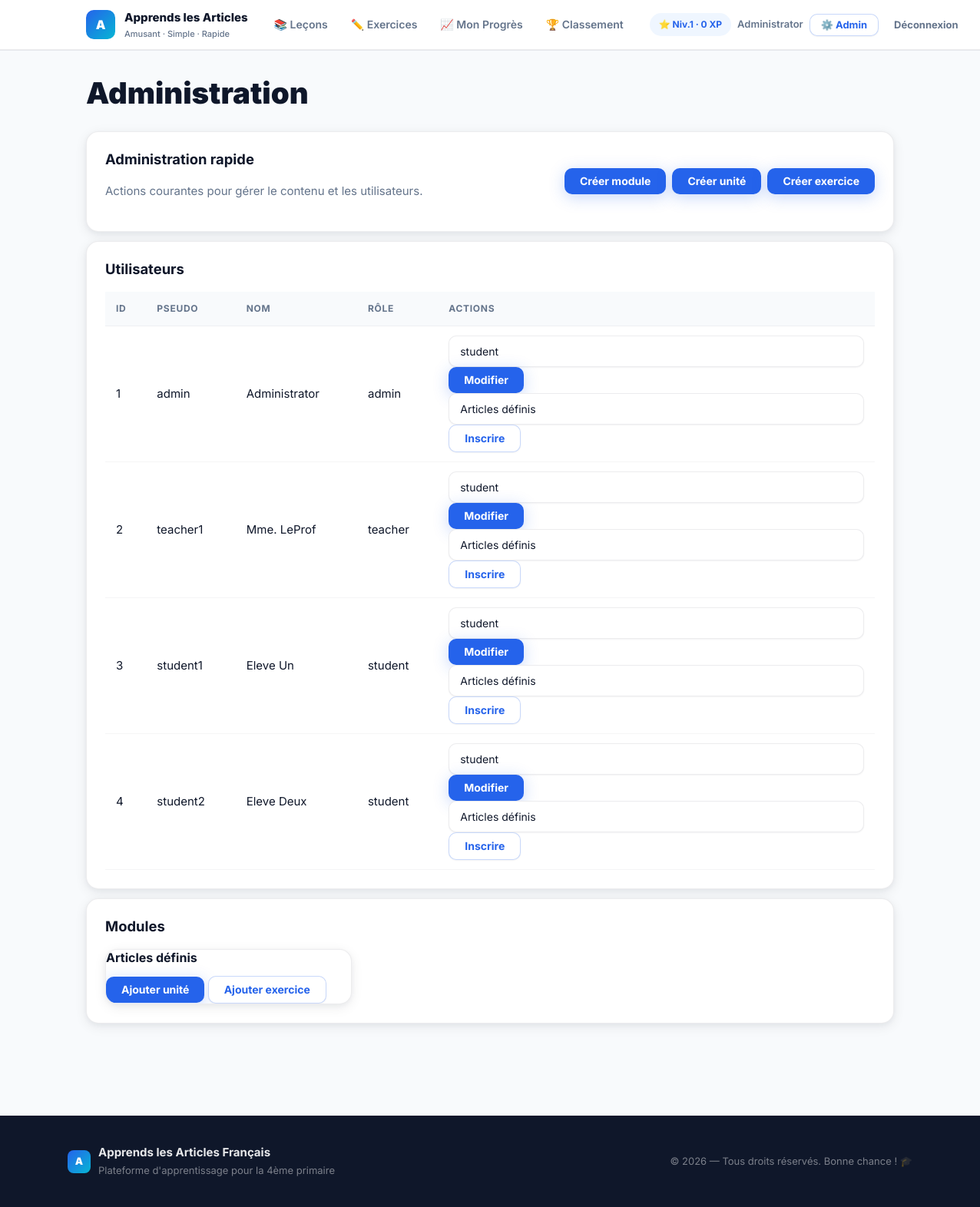
/admin/index.php (signed in), run on the app's committed database.
### tables this page shows
CREATE TABLE users (
  id INT AUTO_INCREMENT PRIMARY KEY,
  username VARCHAR(100) NOT NULL UNIQUE,
  password_hash VARCHAR(255) NOT NULL,
  role VARCHAR(20) NOT NULL DEFAULT 'student',
  display_name VARCHAR(100),
  points INT DEFAULT 0,
  created_at TIMESTAMP DEFAULT CURRENT_TIMESTAMP
);

CREATE TABLE modules (
  id INT AUTO_INCREMENT PRIMARY KEY,
  title VARCHAR(255) NOT NULL,
  description TEXT,
  `order` INT DEFAULT 0,
  created_by INT NULL,
  cover_image VARCHAR(255) NULL,
  FOREIGN KEY (created_by) REFERENCES users(id) ON DELETE SET NULL
);

### src/auth.php (called while the page is built, shortened)
<?php
require_once __DIR__.'/config.php';
function current_user() {
  if (!empty($_SESSION['user_id'])) {
    global $pdo;
    $stmt = $pdo->prepare('SELECT id,username,display_name,role FROM users WHERE id = ?');
    $stmt->execute([$_SESSION['user_id']]);
    return $stmt->fetch();
  }
  return null;
}

### public/admin/index.php (the view, shortened to what this page needs)
<?php
require_once __DIR__.'/../../src/auth.php';
$users = $pdo->query('SELECT id,username,display_name,role,created_at FROM users ORDER BY created_at DESC')->fetchAll();
$modules = $pdo->query('SELECT id,title FROM modules ORDER BY `order`')->fetchAll();
?><!doctype html>
<html><head><meta charset="utf-8"><title>Administration</title><link rel="stylesheet" href="/assets/css/style.css"></head><body>
<?php require_once __DIR__.'/../../src/partials/header.php'; ?>
<main class="app-container">
  <h1>Administration</h1>
  <div class="card" style="margin-bottom:12px;display:flex;justify-content:space-between;align-items:center">
    <div>
      <h3>Administration rapide</h3>
      <p class="muted">Actions courantes pour gérer le contenu et les utilisateurs.</p>
    </div>
    <div style="display:flex;gap:8px">
      <a class="btn" href="/admin/new_module.php">Créer module</a>
      <a class="btn" href="/admin/new_unit.php">Créer unité</a>
      <a class="btn" href="/admin/new_exercise.php">Créer exercice</a>
    </div>
  </div>
  <div class="card">
    <h3>Utilisateurs</h3>
    <table class="table">
      <thead><tr><th>ID</th><th>Pseudo</th><th>Nom</th><th>Rôle</th><th>Actions</th></tr></thead>
      <tbody>
      <?php foreach($users as $u): ?>
        <tr>
          <td><?=htmlspecialchars($u['id'])?></td>
          <td><?=htmlspecialchars($u['username'])?></td>
          <td><?=htmlspecialchars($u['display_name'])?></td>
          <td><?=htmlspecialchars($u['role'])?></td>
          <td>
            <form method="post" style="display:inline">
              <select name="role"><option value="student">student</option><option value="teacher">teacher</option><option value="admin">admin</option></select>
              <button class="btn" name="change_role" value="1">Modifier</button>
            </form>
            <form method="post" style="display:inline">
              <select name="module_id"><?php foreach($modules as $m): ?><option value="<?= $m['id'] ?>"><?=htmlspecialchars($m['title'])?></option><?php endforeach; ?></select>
              <button class="btn secondary" name="enroll_user" value="1">Inscrire</button>
            </form>
          </td>
        </tr>
      <?php endforeach; ?>
      </tbody>
    </table>
  </div>
  <div class="card" style="margin-top:12px">
    <h3>Modules</h3>
    <div class="grid">
    <?php foreach ($modules as $m): ?>
      <div class="lesson-card card">
        <h3><?=htmlspecialchars($m['title'])?></h3>
        <div style="margin-top:8px">
          <a class="btn" href="/admin/new_unit.php?module_id=<?= $m['id'] ?>">Ajouter unité</a>
          <a class="btn secondary" href="/admin/new_exercise.php">Ajouter exercice</a>
        </div>
      </div>
    <?php endforeach; ?>
    </div>
  </div>
</main>
<?php require_once __DIR__.'/../../src/partials/footer.php'; ?>
</body></html>

### src/partials/header.php (shortened to what this page needs)
<?php
$user = null;
if (!empty($_SESSION['user_id'])){
  $user = current_user();
}
$exercisesHref = '/login.php';
if ($user) {
  if ($user['role'] === 'teacher' || $user['role'] === 'admin') {
    $exercisesHref = '/teacher/index.php';
  } else {
    $exercisesHref = '/student/index.php';
  }
}
?>
<link rel="stylesheet" href="/assets/css/redesign.css">
<header class="site-header" role="banner">
  <div class="rd-nav-inner">
    <a class="site-brand" href="/">
      <div class="brand-logo">A</div>
      <div>
        <div class="brand-title">Apprends les Articles</div>
        <div class="brand-subtitle">Amusant · Simple · Rapide</div>
      </div>
    </a>
    <nav class="rd-nav-links" aria-label="Navigation principale">
      <a class="rd-nav-link" href="/lesson.php">📚 Leçons</a>
      <a class="rd-nav-link" href="<?= htmlspecialchars($exercisesHref) ?>">✏️ Exercices</a>
      <?php if (!empty($_SESSION['user_id'])): ?>
        <a class="rd-nav-link" href="/student/progress.php">📈 Mon Progrès</a>
      <?php endif; ?>
      <a class="rd-nav-link" href="/leaderboard.php">🏆 Classement</a>
    </nav>
    <div class="header-actions">
      <?php if ($user): ?>
        <?php
          $xp = 0;
          try {
            $stmtxp = $pdo->prepare('SELECT COALESCE(SUM(score),0) AS xp FROM attempts WHERE user_id = ?');
            $stmtxp->execute([$user['id']]); $rowxp = $stmtxp->fetch(); $xp = (int)$rowxp['xp'];
          } catch(Exception $e){ $xp = 0; }
          $level = max(1, floor(pow(max(0,$xp)/100, 0.8)));
        ?>
        <span style="font-size:12px;font-weight:700;color:var(--rd-primary);background:var(--rd-primary-light);padding:5px 12px;border-radius:999px;white-space:nowrap">
          ⭐ Niv.<?= $level ?>&nbsp;·&nbsp;<?= $xp ?> XP
        </span>
        <span class="muted" style="font-size:13px;font-weight:600;white-space:nowrap">
          <?= htmlspecialchars($user['display_name'] ?? $user['username']) ?>
        </span>
        <?php if ($user['role'] === 'teacher'): ?>
          <a class="btn secondary" href="/teacher/index.php" style="padding:7px 14px!important;font-size:13px!important">📊 Prof</a>
        <?php elseif ($user['role'] === 'admin'): ?>
          <a class="btn secondary" href="/admin/index.php" style="padding:7px 14px!important;font-size:13px!important">⚙️ Admin</a>
        <?php endif; ?>
        <a class="btn ghost" href="/logout.php" style="font-size:13px!important">Déconnexion</a>
      <?php else: ?>
        <a class="btn secondary" href="/login.php">Se connecter</a>
        <a class="btn" href="/register.php">S'inscrire</a>
      <?php endif; ?>
      <button id="toggleTheme" class="btn ghost" title="Basculer thème" style="padding:8px!important;font-size:16px!important;box-shadow:none!important">🌗</button>
    </div>
  </div>
</header>

### public/assets/css/style.css (style rules this page uses)
:root { --color-bg: #f7fbff; --color-surface: #ffffff; --color-muted: #6b7280; --color-primary: #3D8AF7; --color-primary-600: #376fd0; --color-accent: #FFB74D; --color-success: #10B981; --color-danger: #EF4444; --color-glass: rgba(255,255,255,0.6); --font-sans: Inter, system-ui, -apple-system, "Segoe UI", Roboto, "Helvetica Neue", Arial; --space-1: 4px; --space-2: 8px; --space-3: 12px; --space-4: 16px; --space-5: 20px; --space-6: 24px; --space-7: 32px; --space-8: 40px; --radius-sm: 8px; --radius: 14px; --radius-lg: 20px; --shadow-sm: 0 4px 12px rgba(15,23,42,0.06); --shadow-md: 0 8px 24px rgba(15,23,42,0.08); --ease-fast: cubic-bezier(.2,.9,.2,1); --transition-fast: 180ms var(--ease-fast); }
* { box-sizing:border-box }
html,body { height:100% }
body { margin:0;padding:20px 36px;font-family:var(--font-sans); background:linear-gradient(180deg, #f0fbff 0%, var(--color-bg) 100%); color:var(--color-muted); -webkit-font-smoothing:antialiased; -moz-osx-font-smoothing:grayscale; }
.app-container { max-width:1100px;margin:0 auto }
.card { background:var(--color-surface);border-radius:var(--radius);box-shadow:var(--shadow-md);padding:18px }
.site-header { display:flex;align-items:center;justify-content:space-between;gap:12px;padding:10px 16px;margin-bottom:18px;border-radius:12px;background:linear-gradient(90deg, rgba(61,138,247,0.06), rgba(255,183,77,0.04)); }
.site-brand { display:flex;align-items:center;gap:12px }
.brand-logo { width:56px;height:56px;border-radius:12px;background:linear-gradient(135deg,var(--color-primary),#06b6d4);display:flex;align-items:center;justify-content:center;color:white;font-weight:800;font-size:20px }
.brand-title { font-size:18px;font-weight:700 }
.header-actions { display:flex;gap:8px;align-items:center }
.btn { display:inline-flex;align-items:center;gap:8px;padding:10px 14px;border-radius:12px;background:var(--color-primary);color:#fff;border:0;cursor:pointer;font-weight:700;box-shadow:var(--shadow-sm);transition:transform var(--transition-fast),box-shadow var(--transition-fast),filter var(--transition-fast) }
.btn.secondary { background:transparent;color:var(--color-primary);border:2px solid rgba(61,138,247,0.08);box-shadow:none }
.btn.ghost { background:transparent;color:var(--muted);border-radius:10px;padding:8px }
.muted { color:var(--muted) }
.grid { display:grid;grid-template-columns:repeat(auto-fit,minmax(260px,1fr));gap:16px }
.lesson-card { padding:16px;border-radius:12px;background:linear-gradient(180deg,#fff,#fbfdff) }
.lesson-card h3 { margin:0 0 8px 0 }
input[type=text],input[type=password],input[type=email],input[type=number],select,textarea,.form-control { width:100%; padding:12px 14px; border-radius:12px; border:1px solid rgba(15,23,42,0.08); background:#ffffff; box-shadow:0 2px 6px rgba(15,23,42,0.04); transition:box-shadow .18s var(--ease-fast),border-color .18s var(--ease-fast),transform .18s var(--ease-fast); font-size:15px;color:#0f172a; }
select { appearance:none;padding-right:40px;background-repeat:no-repeat;background-position:calc(100% - 14px) center }
button { cursor:pointer }
.muted { color:var(--color-muted) }
.table { width:100%;border-collapse:collapse;background:transparent }
.table th,.table td { padding:10px 12px;border-bottom:1px solid rgba(15,23,42,0.04);text-align:left }
.table thead th { background:linear-gradient(90deg, rgba(61,138,247,0.04), rgba(255,183,77,0.02));font-weight:700 }

### data on the page
users: display_name "Administrator", id "1", username "admin", role "admin"
users: id "2", username "teacher1", display_name "Mme. LeProf", role "teacher"
users: id "3", username "student1", display_name "Eleve Un", role "student"
users: id "4", username "student2", display_name "Eleve Deux", role "student"
modules: title "Articles définis"

### other printed values
$level "1"
$xp "0"
form field module_id "Articles définis"
